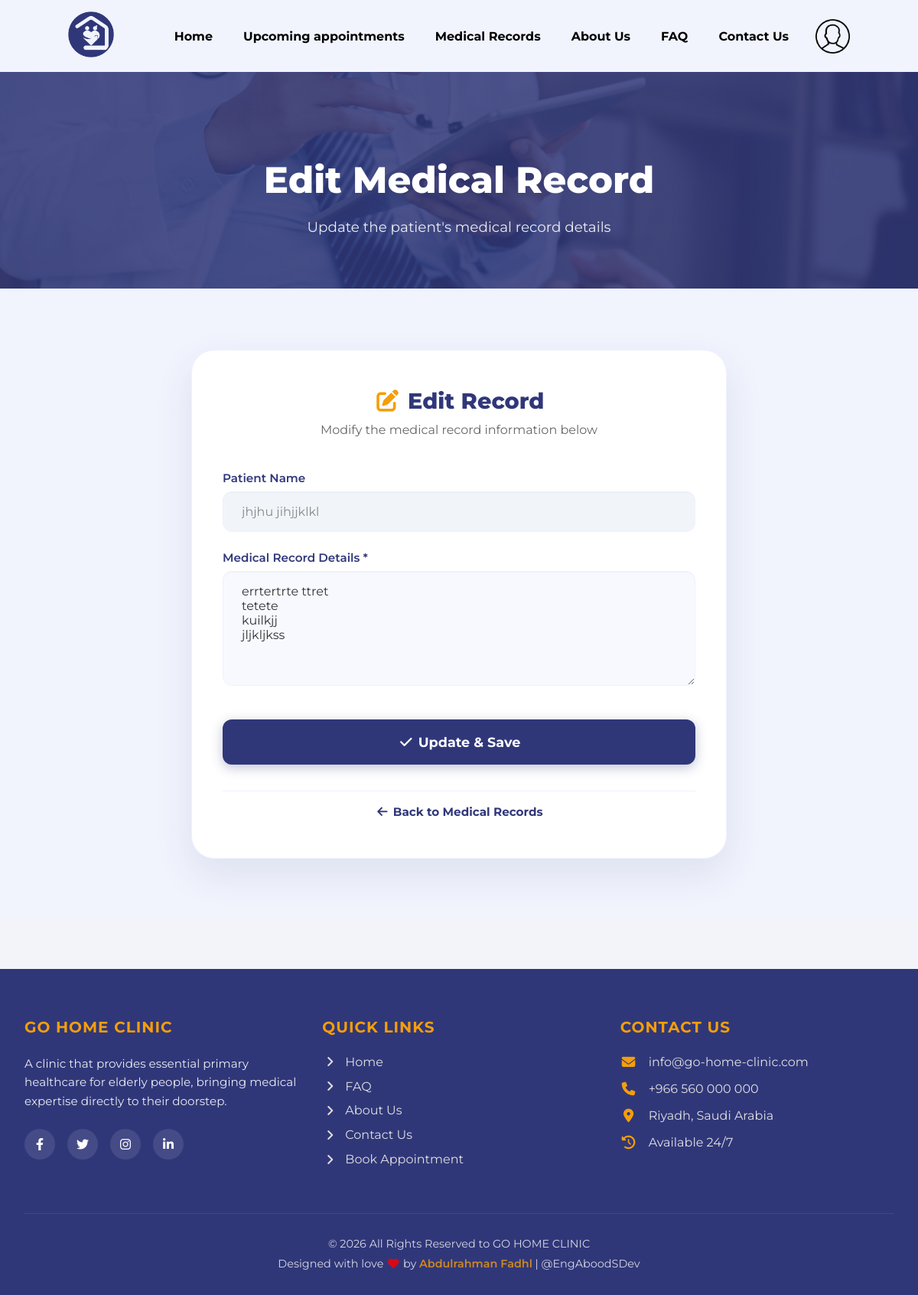
The page /EditMedRec.php?ap=4&md=1 (signed in) on the database its author committed.
### tables this page shows
CREATE TABLE `patient` (
  `p_id` int(10) NOT NULL,
  `f_name` char(100) DEFAULT NULL,
  `l_name` char(100) DEFAULT NULL,
  `p_email` varchar(100) NOT NULL,
  `p_date` date DEFAULT NULL,
  `p_password` varchar(100) NOT NULL,
  `p_phoneNo` bigint(10) DEFAULT NULL
);

CREATE TABLE `medical_record` (
  `med_id` int(10) NOT NULL,
  `app_id` int(10) NOT NULL,
  `p_id` int(10) NOT NULL,
  `dr_id` int(10) NOT NULL,
  `med_rec_details` text NOT NULL,
  `treat_date` datetime NOT NULL DEFAULT current_timestamp()
);

### Users.php (called while the page is built, shortened)
<?php
function getPationByAppID($app_id)
{
    $db = connectDB();
    $result = mysqli_query($db, "SELECT patient.p_id,patient.f_name, patient.l_name,patient.p_email, patient.p_phoneNo FROM `appointment`,`patient` WHERE appointment.p_id=patient.p_id AND appointment.app_id=$app_id");
    return mysqli_fetch_assoc($result);
}
function getMedicalRecordDetails($med_id)
{
    $db = connectDB();
    $result = mysqli_query($db, "SELECT * FROM `medical_record` WHERE `med_id`=$med_id");
    return mysqli_fetch_assoc($result);
}

### EditMedRec.php (the view, shortened to what this page needs)
<?php
require_once 'Users.php';
if (!isDoctorLoggedIn()) {
    redirect('Index.php');
} else {
    if (!isset($_GET['md']) || !isset($_GET['ap'])) {
        redirect('index.php');
    } else if (isset($_GET['md']) && isset($_GET['ap'])) {
        $patient = getPationByAppID($_GET['ap']);
        $medDetails = getMedicalRecordDetails($_GET['md']);
    } else {
        redirect('Index.php');
    }
}
?>
<!DOCTYPE html>
<html>
<head>
    <link rel="stylesheet" href="css/all.min.css" />
    <link rel="stylesheet" href="css/framework.css">
    <link rel="stylesheet" href="css/master.css">
    <link rel="stylesheet" href="css/newstyle.css">
    <link rel="stylesheet" href="css/navstyles.css">
</head>
<body>
    <?php require_once('navbar.php'); ?>
    <section id="page-hero" style="--hero-bg: url('../imgs/medical-record.jpg');">
        <div class="page-hero-content">
            <h1>Edit Medical Record</h1>
            <p>Update the patient's medical record details</p>
        </div>
    </section>
    <section id="form-section">
        <form action="#" method="post" class="form-card">
            <div class="form-card-header">
                <h2><i class="fa-solid fa-pen-to-square" style="color: #f59e0b;"></i> Edit Record</h2>
                <p>Modify the medical record information below</p>
            </div>
            <div class="form-group">
                <label for="pname">Patient Name</label>
                <input type="text" id="pname" name="pname" class="auth-input"
                    value="<?php echo $patient['f_name'] . ' ' . $patient['l_name']; ?>" readonly>
            </div>
            <div class="form-group">
                <label for="medRecDetails">Medical Record Details *</label>
                <textarea name="medRecDetails" id="medRecDetails" required
                    placeholder="Enter diagnosis, treatment plan, prescriptions, and other medical notes..."><?php echo $medDetails['med_rec_details']; ?></textarea>
            </div>
            <button type="submit" class="cta-btn primary-btn auth-submit-btn" name="updateMedRec" style="width: 100%;">
                <i class="fa-solid fa-check"></i> Update & Save
            </button>
            <div class="auth-footer" style="margin-top: 1.5rem; text-align: center;">
                <p><a href="MedicalRecords.php" class="auth-link secondary-link"><i class="fa-solid fa-arrow-left"></i>
                        Back to Medical Records</a></p>
            </div>
        </form>
    </section>
    <?php require_once('footer.php'); ?>
</body>
</html>

### css/framework.css (style rules this page uses)
:root { --blue-color: #303779; --blue-alt-color: #0d69d5; --orange-color: #f59e0b; --green-color: #22c55e; --red-color: #f44336; --grey-color: #888; }

### css/master.css (style rules this page uses)
:root { --blue-color: #303779; --blue-alt-color: #3a727f; --orange-color: #f59e0b; --green-color: #22c55e; --red-color: #f44336; --grey-color: #888; }
* { box-sizing: border-box; }
body { margin: 0; font-family: "Montserrat", sans-serif; }
a { text-decoration: none; }

### css/navstyles.css (style rules this page uses)
* { box-sizing: border-box; margin: 0; padding: 0; }
body, ul { margin: 0; padding: 0; }

### rows shown on the page
patient: pname "jhjhu jihjjklkl"
medical_record: medRecDetails "errtertrte ttret tetete kuilkjj jljkljkss"
